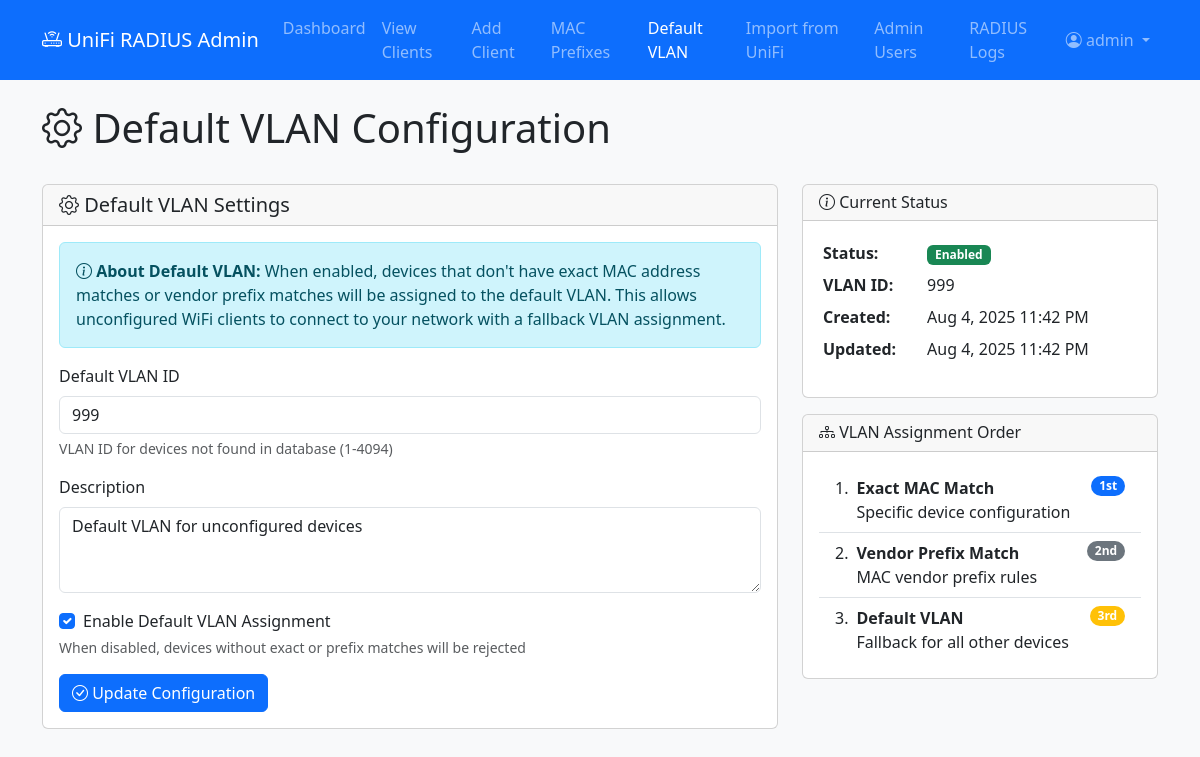
/default_vlan.php (signed in), run on the app's committed database.
### tables this page shows
CREATE TABLE IF NOT EXISTS default_vlan_config (
    id int(11) NOT NULL AUTO_INCREMENT,
    vlan_id int(11) NOT NULL,
    description text,
    enabled tinyint(1) NOT NULL DEFAULT 1,
    created_at timestamp DEFAULT CURRENT_TIMESTAMP,
    updated_at timestamp DEFAULT CURRENT_TIMESTAMP ON UPDATE CURRENT_TIMESTAMP,
    PRIMARY KEY (id),
    KEY idx_enabled (enabled)
);

### db.php (called while the page is built, shortened)
<?php
class Database {
    private static $instance = null;
    private $pdo;
    private function __construct() {
        $dsn = "mysql:host=" . DB_HOST . ";dbname=" . DB_NAME . ";charset=" . DB_CHARSET;
        $options = [
            PDO::ATTR_ERRMODE => PDO::ERRMODE_EXCEPTION,
            PDO::ATTR_DEFAULT_FETCH_MODE => PDO::FETCH_ASSOC,
            PDO::ATTR_EMULATE_PREPARES => false,
            PDO::MYSQL_ATTR_INIT_COMMAND => "SET NAMES " . DB_CHARSET
        ];
        try {
            $this->pdo = new PDO($dsn, DB_USER, DB_PASS, $options);
        } catch (PDOException $e) {
            error_log("Database connection failed: " . $e->getMessage());
            die("Database connection failed. Please check your configuration.");
        }
    }
    public static function getInstance() {
        if (self::$instance === null) {
            self::$instance = new self();
        }
        return self::$instance;
    }
    public function getConnection() {
        return $this->pdo;
    }
}
function getDB() {
    return Database::getInstance()->getConnection();
}
function getDefaultVlanConfig() {
    $db = getDB();
    $stmt = $db->prepare("
        SELECT
            id,
            vlan_id,
            description,
            enabled,
            created_at,
            updated_at
        FROM default_vlan_config
        ORDER BY id DESC
        LIMIT 1
    ");
    $stmt->execute();
    return $stmt->fetch();
}

### default_vlan.php (the view, shortened to what this page needs)
<?php
require_once 'db.php';
$config = getDefaultVlanConfig();
?>
<!DOCTYPE html>
<html lang="en">
<head>
    <link href="https://cdn.jsdelivr.net/npm/bootstrap@5.3.0/dist/css/bootstrap.min.css" rel="stylesheet">
    <link href="https://cdn.jsdelivr.net/npm/bootstrap-icons@1.10.0/font/bootstrap-icons.css" rel="stylesheet">
</head>
<body class="bg-light">
<?php $active_page = 'default_vlan'; include 'header.php'; ?>
    <div class="container mt-4">
        <div class="row">
            <div class="col-12">
                <div class="d-flex justify-content-between align-items-center mb-4">
                    <h1><i class="bi bi-gear"></i> Default VLAN Configuration</h1>
                </div>
                <div class="row">
                    <div class="col-lg-8">
                        <div class="card">
                            <div class="card-header">
                                <h5 class="card-title mb-0">
                                    <i class="bi bi-gear"></i> Default VLAN Settings
                                </h5>
                            </div>
                            <div class="card-body">
                                <div class="alert alert-info">
                                    <i class="bi bi-info-circle"></i>
                                    <strong>About Default VLAN:</strong> When enabled, devices that don't have exact MAC address matches or vendor prefix matches will be assigned to the default VLAN. This allows unconfigured WiFi clients to connect to your network with a fallback VLAN assignment.
                                </div>
                                <form method="POST" action="default_vlan.php">
                                    <div class="mb-3">
                                        <label for="vlan_id" class="form-label">Default VLAN ID</label>
                                        <input type="number"
                                               class="form-control"
                                               id="vlan_id"
                                               name="vlan_id"
                                               min="1"
                                               max="4094"
                                               value="<?= $config ? htmlspecialchars($config['vlan_id']) : '999' ?>"
                                               required>
                                        <div class="form-text">VLAN ID for devices not found in database (1-4094)</div>
                                    </div>
                                    <div class="mb-3">
                                        <label for="description" class="form-label">Description</label>
                                        <textarea class="form-control"
                                                  id="description"
                                                  name="description"
                                                  rows="3"
                                                  placeholder="Optional description for this default VLAN assignment"><?= $config ? htmlspecialchars($config['description']) : '' ?></textarea>
                                    </div>
                                    <div class="mb-3">
                                        <div class="form-check">
                                            <input class="form-check-input"
                                                   type="checkbox"
                                                   id="enabled"
                                                   name="enabled"
                                                   <?= $config && $config['enabled'] ? 'checked' : '' ?>>
                                            <label class="form-check-label" for="enabled">
                                                Enable Default VLAN Assignment
                                            </label>
                                        </div>
                                        <div class="form-text">When disabled, devices without exact or prefix matches will be rejected</div>
                                    </div>
                                    <button type="submit" class="btn btn-primary">
                                        <i class="bi bi-check-circle"></i> Update Configuration
                                    </button>
                                </form>
                            </div>
                        </div>
                    </div>
                    <div class="col-lg-4">
                        <div class="card">
                            <div class="card-header">
                                <h6 class="card-title mb-0">
                                    <i class="bi bi-info-circle"></i> Current Status
                                </h6>
                            </div>
                            <div class="card-body">
                                <?php if ($config): ?>
                                    <table class="table table-sm table-borderless">
                                        <tr>
                                            <td><strong>Status:</strong></td>
                                            <td>
                                                <?php if ($config['enabled']): ?>
                                                    <span class="badge bg-success">Enabled</span>
                                                <?php else: ?>
                                                    <span class="badge bg-secondary">Disabled</span>
                                                <?php endif; ?>
                                            </td>
                                        </tr>
                                        <tr>
                                            <td><strong>VLAN ID:</strong></td>
                                            <td><?= htmlspecialchars($config['vlan_id']) ?></td>
                                        </tr>
                                        <tr>
                                            <td><strong>Created:</strong></td>
                                            <td><?= date('M j, Y g:i A', strtotime($config['created_at'])) ?></td>
                                        </tr>
                                        <tr>
                                            <td><strong>Updated:</strong></td>
                                            <td><?= date('M j, Y g:i A', strtotime($config['updated_at'])) ?></td>
                                        </tr>
                                    </table>
                                <?php else: ?>
                                    <p class="text-muted">No default VLAN configuration found.</p>
                                <?php endif; ?>
                            </div>
                        </div>
                        <div class="card mt-3">
                            <div class="card-header">
                                <h6 class="card-title mb-0">
                                    <i class="bi bi-diagram-3"></i> VLAN Assignment Order
                                </h6>
                            </div>
                            <div class="card-body">
                                <ol class="list-group list-group-numbered list-group-flush">
                                    <li class="list-group-item d-flex justify-content-between align-items-start">
                                        <div class="ms-2 me-auto">
                                            <div class="fw-bold">Exact MAC Match</div>
                                            Specific device configuration
                                        </div>
                                        <span class="badge bg-primary rounded-pill">1st</span>
                                    </li>
                                    <li class="list-group-item d-flex justify-content-between align-items-start">
                                        <div class="ms-2 me-auto">
                                            <div class="fw-bold">Vendor Prefix Match</div>
                                            MAC vendor prefix rules
                                        </div>
                                        <span class="badge bg-secondary rounded-pill">2nd</span>
                                    </li>
                                    <li class="list-group-item d-flex justify-content-between align-items-start">
                                        <div class="ms-2 me-auto">
                                            <div class="fw-bold">Default VLAN</div>
                                            Fallback for all other devices
                                        </div>
                                        <span class="badge bg-warning rounded-pill">3rd</span>
                                    </li>
                                </ol>
                            </div>
                        </div>
                    </div>
                </div>
            </div>
        </div>
    </div>
</body>
</html>

### data on the page
default_vlan_config: vlan_id "999", description "Default VLAN for unconfigured devices", enabled "☑", vlan "999", created_at "Aug 4, 2025 11:42 PM", updated_at "Aug 4, 2025 11:42 PM"

### other printed values
$item['title'] "Dashboard"
$item['title'] "View Clients"
$item['title'] "Add Client"
$item['title'] "MAC Prefixes"
$item['title'] "Default VLAN"
$item['title'] "Import from UniFi"
$item['title'] "Admin Users"
$item['title'] "RADIUS Logs"
getCurrentUsername() "admin"
